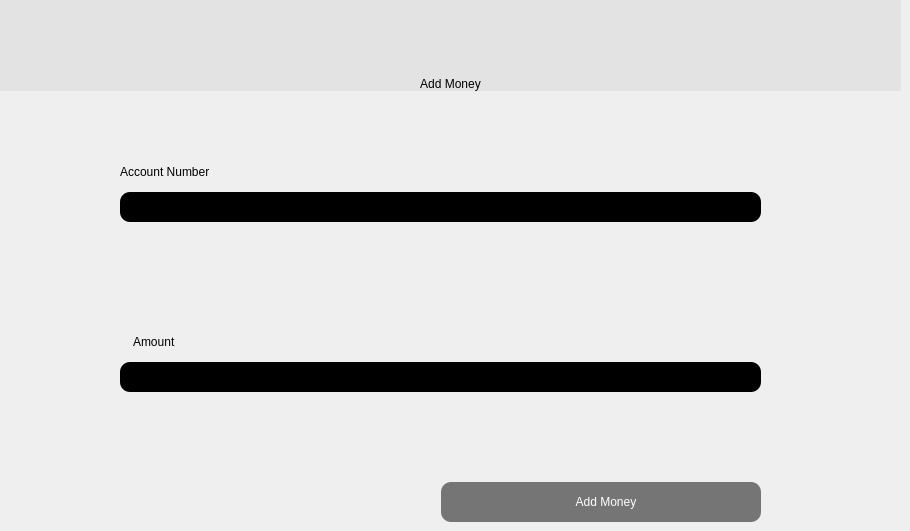
       <widget class="QWidget" name="deposit_page">
        <widget class="QLabel" name="add_money_label">
         <property name="geometry">
          <rect>
           <x>0</x>
           <y>0</y>
           <width>901</width>
           <height>91</height>
          </rect>
         </property>
         <property name="styleSheet">
          <string notr="true">background-color: rgb(227, 227, 227);
font: 48pt &quot;MS Shell Dlg 2&quot;;
border:none;</string>
         </property>
         <property name="text">
          <string>Add Money</string>
         </property>
         <property name="alignment">
          <set>Qt::AlignBottom|Qt::AlignHCenter</set>
         </property>
        </widget>
        <widget class="QWidget" name="layoutWidget">
         <property name="geometry">
          <rect>
           <x>120</x>
           <y>141</y>
           <width>641</width>
           <height>381</height>
          </rect>
         </property>
         <layout class="QGridLayout" name="gridLayout_6">
          <property name="horizontalSpacing">
           <number>0</number>
          </property>
          <property name="verticalSpacing">
           <number>90</number>
          </property>
          <item row="0" column="0">
           <layout class="QVBoxLayout" name="verticalLayout_4">
            <item>
             <widget class="QLabel" name="username_label_deposit">
              <property name="styleSheet">
               <string notr="true">color: black;
font: 75 11pt &quot;MS Shell Dlg 2&quot;;
</string>
              </property>
              <property name="text">
               <string>Account Number</string>
              </property>
              <property name="alignment">
               <set>Qt::AlignBottom|Qt::AlignJustify</set>
              </property>
              <property name="margin">
               <number>0</number>
              </property>
              <property name="indent">
               <number>13</number>
              </property>
             </widget>
            </item>
            <item>
             <widget class="QLineEdit" name="username_field_deposit_value">
              <property name="enabled">
               <bool>true</bool>
              </property>
              <property name="sizePolicy">
               <sizepolicy hsizetype="Expanding" vsizetype="Fixed">
                <horstretch>0</horstretch>
                <verstretch>0</verstretch>
               </sizepolicy>
              </property>
              <property name="styleSheet">
               <string notr="true">height:30px;
font: 9pt &quot;MS Shell Dlg 2&quot;;
border-radius:10px;
background-color: rgb(0, 0, 0);
color: rgb(255, 255, 255);</string>
              </property>
              <property name="maxLength">
               <number>32773</number>
              </property>
              <property name="placeholderText">
               <string/>
              </property>
              <property name="cursorMoveStyle">
               <enum>Qt::VisualMoveStyle</enum>
              </property>
              <property name="clearButtonEnabled">
               <bool>true</bool>
              </property>
             </widget>
            </item>
           </layout>
          </item>
          <item row="1" column="0">
           <layout class="QVBoxLayout" name="verticalLayout_5">
            <item>
             <widget class="QLabel" name="amount_label_deposit">
              <property name="styleSheet">
               <string notr="true">color: black;
font: 75 11pt &quot;MS Shell Dlg 2&quot;;
</string>
              </property>
              <property name="text">
               <string>Amount</string>
              </property>
              <property name="alignment">
               <set>Qt::AlignBottom|Qt::AlignLeading|Qt::AlignLeft</set>
              </property>
              <property name="margin">
               <number>0</number>
              </property>
              <property name="indent">
               <number>13</number>
              </property>
              <property name="textInteractionFlags">
               <set>Qt::NoTextInteraction</set>
              </property>
             </widget>
            </item>
            <item>
             <widget class="QLineEdit" name="amount_field_deposit">
              <property name="enabled">
               <bool>true</bool>
              </property>
              <property name="sizePolicy">
               <sizepolicy hsizetype="Expanding" vsizetype="Fixed">
                <horstretch>0</horstretch>
                <verstretch>0</verstretch>
               </sizepolicy>
              </property>
              <property name="styleSheet">
               <string notr="true">height:30px;
font: 9pt &quot;MS Shell Dlg 2&quot;;
border-radius:10px;
background-color: rgb(0, 0, 0);
color: rgb(255, 255, 255);</string>
              </property>
              <property name="maxLength">
               <number>32773</number>
              </property>
              <property name="echoMode">
               <enum>QLineEdit::Normal</enum>
              </property>
              <property name="placeholderText">
               <string/>
              </property>
              <property name="cursorMoveStyle">
               <enum>Qt::VisualMoveStyle</enum>
              </property>
              <property name="clearButtonEnabled">
               <bool>true</bool>
              </property>
             </widget>
            </item>
           </layout>
          </item>
          <item row="2" column="0">
           <layout class="QHBoxLayout" name="horizontalLayout_2">
            <item>
             <widget class="QLabel" name="status_label_add_money">
              <property name="styleSheet">
               <string notr="true">color: black;
font: 75 11pt &quot;MS Shell Dlg 2&quot;;
</string>
              </property>
              <property name="text">
               <string/>
              </property>
              <property name="alignment">
               <set>Qt::AlignBottom|Qt::AlignJustify</set>
              </property>
              <property name="margin">
               <number>0</number>
              </property>
              <property name="indent">
               <number>12</number>
              </property>
             </widget>
            </item>
            <item>
             <widget class="QPushButton" name="deposit_button_deposit">
              <property name="styleSheet">
               <string notr="true">QPushButton{
	color:white;
	background-color: rgb(117, 117, 117);
	font: 75 10pt &quot;MS Shell Dlg 2&quot;;
	border:none;
	height:40px;
	padding-left:10px;
	border-radius:10px;
}



QPushButton:hover{
	background-color:white;
	color:black;
	font-weight:bold;
}
</string>
              </property>
              <property name="text">
               <string>Add Money</string>
              </property>
              <property name="checkable">
               <bool>true</bool>
              </property>
              <property name="autoExclusive">
               <bool>true</bool>
              </property>
             </widget>
            </item>
           </layout>
          </item>
         </layout>
        </widget>
       </widget>
